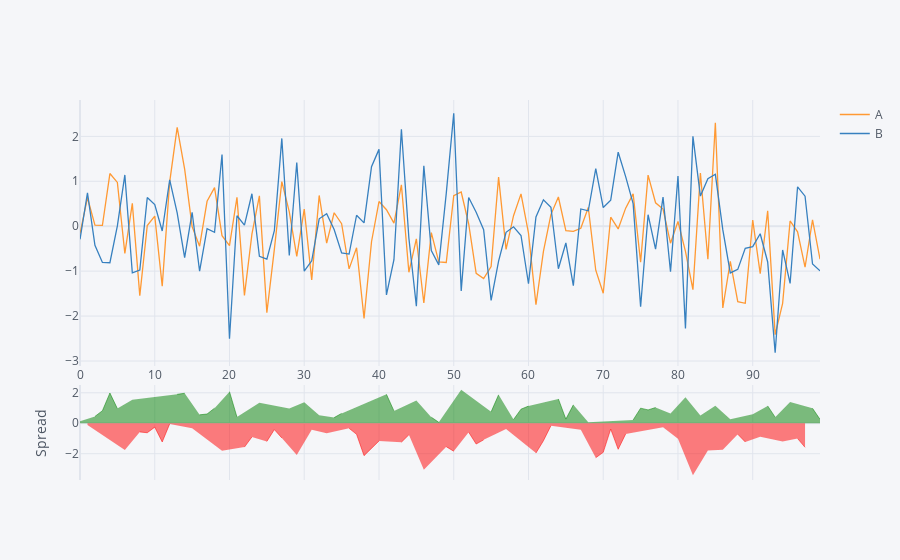

This figure's notebook cell:
### Markdown cell above
## Spread

### Code cell
df[['A','B']].iplot(kind='spread')

### Figure 1 — Plotly figure (JSON) as saved in the notebook; plotly's stock layout.template omitted (floating-point values rounded to 4 significant figures)
{"data": [{"line": {"color": "rgba(255, 153, 51, 1.0)", "dash": "solid", "shape": "linear", "width": 1.3}, "mode": "lines", "name": "A", "text": "", "type": "scatter", "x": [0, 1, 2, 3, 4, 5, 6, 7, 8, 9, 10, 11, 12, 13, 14, 15, 16, 17, 18, 19, 20, 21, 22, 23, 24, 25, 26, 27, 28, 29, 30, 31, 32, 33, 34, 35, 36, 37, 38, 39, 40, 41, 42, 43, 44, 45, 46, 47, 48, 49, 50, 51, 52, 53, 54, 55, 56, 57, 58, 59, 60, 61, 62, 63, 64, 65, 66, 67, 68, 69, 70, 71, 72, 73, 74, 75, 76, 77, 78, 79, 80, 81, 82, 83, 84, 85, 86, 87, 88, 89, 90, 91, 92, 93, 94, 95, 96, 97, 98, 99], "y": [-0.1656, 0.6339, 0.02553, 0.0197, 1.172, 0.9747, -0.605, 0.5086, -1.545, 0.01608, 0.2252, -1.333, 0.9888, 2.198, 1.269, -0.008765, -0.444, 0.5551, 0.8586, -0.2094, -0.4321, 0.6418, -1.539, -0.1767, 0.6745, -1.924, -0.5164, 0.9931, 0.3212, -0.6698, 0.3811, -1.194, 0.6849, -0.3755, 0.2998, 0.0564, -0.9491, -0.48, -2.051, -0.3452, 0.5491, 0.3672, 0.06904, 0.919, -1.025, -0.2794, -1.709, -0.144, -0.7957, -0.8079, 0.679, 0.762, 0.04971, -1.048, -1.164, -0.8988, 1.092, -0.5169, 0.2333, 0.7202, -0.1533, -1.749, -0.5579, 0.2592, 0.6505, -0.09823, -0.114, -0.04711, 0.4179, -0.9794, -1.493, 0.2002, -0.05982, 0.4023, 0.7198, -0.799, 1.136, 0.5213, 0.3829, -0.3782, 0.1048, -0.5591, -1.41, 1.181, -0.7341, 2.303, -1.818, -0.7827, -1.68, -1.716, 0.137, -1.056, 0.344, -2.414, -1.717, 0.1173, -0.125, -0.9131, 0.1418, -0.7325]}, {"line": {"color": "rgba(55, 128, 191, 1.0)", "dash": "solid", "shape": "linear", "width": 1.3}, "mode": "lines", "name": "B", "text": "", "type": "scatter", "x": [0, 1, 2, 3, 4, 5, 6, 7, 8, 9, 10, 11, 12, 13, 14, 15, 16, 17, 18, 19, 20, 21, 22, 23, 24, 25, 26, 27, 28, 29, 30, 31, 32, 33, 34, 35, 36, 37, 38, 39, 40, 41, 42, 43, 44, 45, 46, 47, 48, 49, 50, 51, 52, 53, 54, 55, 56, 57, 58, 59, 60, 61, 62, 63, 64, 65, 66, 67, 68, 69, 70, 71, 72, 73, 74, 75, 76, 77, 78, 79, 80, 81, 82, 83, 84, 85, 86, 87, 88, 89, 90, 91, 92, 93, 94, 95, 96, 97, 98, 99], "y": [-0.2924, 0.7408, -0.4238, -0.8065, -0.8131, 0.007343, 1.141, -1.04, -0.9758, 0.6372, 0.4822, -0.1066, 1.03, 0.2985, -0.7007, 0.31, -0.9991, -0.05349, -0.1355, 1.597, -2.506, 0.2327, 0.02579, 0.7223, -0.6716, -0.7348, -0.1009, 1.954, -0.6513, 1.417, -0.9996, -0.7707, 0.1651, 0.2796, -0.07142, -0.593, -0.6197, 0.2442, 0.07405, 1.323, 1.71, -1.531, -0.7448, 2.158, -0.2675, -1.779, 1.347, -0.543, -0.8601, 0.7317, 2.513, -1.438, 0.6399, 0.3129, -0.07569, -1.649, -0.7763, -0.1348, -0.01362, -0.2065, -1.28, 0.2068, 0.5884, 0.4229, -0.9459, -0.3729, -1.323, 0.3843, 0.344, 1.281, 0.4153, 0.5806, 1.648, 1.105, 0.5021, -1.792, 0.2565, -0.5106, 0.6481, -1.015, 1.116, -2.273, 2.0, 0.6706, 1.057, 1.156, -0.0817, -1.04, -0.9606, -0.4916, -0.4538, -0.1673, -0.7956, -2.815, -0.5282, -1.274, 0.8773, 0.6681, -0.8403, -0.9939]}, {"connectgaps": false, "fill": "tozeroy", "line": {"color": "green", "dash": "solid", "shape": "linear", "width": 0.5}, "mode": "lines", "name": "Spread", "showlegend": false, "type": "scatter", "x": [0, 1, 2, 3, 4, 5, 6, 7, 8, 9, 10, 11, 12, 13, 14, 15, 16, 17, 18, 19, 20, 21, 22, 23, 24, 25, 26, 27, 28, 29, 30, 31, 32, 33, 34, 35, 36, 37, 38, 39, 40, 41, 42, 43, 44, 45, 46, 47, 48, 49, 50, 51, 52, 53, 54, 55, 56, 57, 58, 59, 60, 61, 62, 63, 64, 65, 66, 67, 68, 69, 70, 71, 72, 73, 74, 75, 76, 77, 78, 79, 80, 81, 82, 83, 84, 85, 86, 87, 88, 89, 90, 91, 92, 93, 94, 95, 96, 97, 98, 99], "xaxis": "x2", "y": [0.1269, "", 0.4493, 0.8262, 1.985, 0.9674, "", 1.548, "", "", "", "", "", 1.9, 1.97, "", 0.5551, 0.6086, 0.9941, "", 2.074, 0.4092, "", "", 1.346, "", "", "", 0.9725, "", 1.381, "", 0.5198, "", 0.3712, 0.6494, "", "", "", "", "", 1.898, 0.8139, "", "", 1.5, "", 0.399, 0.06443, "", "", 2.2, "", "", "", 0.7504, 1.868, "", 0.2469, 0.9267, 1.127, "", "", "", 1.596, 0.2747, 1.209, "", 0.07394, "", "", "", "", "", 0.2177, 0.9926, 0.8795, 1.032, "", 0.6365, "", 1.714, "", 0.5104, "", 1.147, "", 0.2574, "", "", 0.5908, "", 1.14, 0.4014, "", 1.391, "", "", 0.9821, 0.2614], "yaxis": "y2"}, {"connectgaps": false, "fill": "tozeroy", "line": {"color": "red", "dash": "solid", "shape": "linear", "width": 0.5}, "mode": "lines", "name": "Spread", "showlegend": false, "type": "scatter", "x": [0, 1, 2, 3, 4, 5, 6, 7, 8, 9, 10, 11, 12, 13, 14, 15, 16, 17, 18, 19, 20, 21, 22, 23, 24, 25, 26, 27, 28, 29, 30, 31, 32, 33, 34, 35, 36, 37, 38, 39, 40, 41, 42, 43, 44, 45, 46, 47, 48, 49, 50, 51, 52, 53, 54, 55, 56, 57, 58, 59, 60, 61, 62, 63, 64, 65, 66, 67, 68, 69, 70, 71, 72, 73, 74, 75, 76, 77, 78, 79, 80, 81, 82, 83, 84, 85, 86, 87, 88, 89, 90, 91, 92, 93, 94, 95, 96, 97, 98, 99], "xaxis": "x2", "y": ["", -0.1068, "", "", "", "", -1.746, "", -0.5697, -0.6211, -0.2571, -1.227, -0.04168, "", "", -0.3188, "", "", "", -1.807, "", "", -1.564, -0.899, "", -1.19, -0.4155, -0.9609, "", -2.086, "", -0.4237, "", -0.655, "", "", -0.3295, -0.7241, -2.125, -1.668, -1.161, "", "", -1.239, -0.757, "", -3.056, "", "", -1.54, -1.834, "", -0.5902, -1.361, -1.088, "", "", -0.3821, "", "", "", -1.955, -1.146, -0.1637, "", "", "", -0.4314, "", -2.26, -1.908, -0.3804, -1.707, -0.7024, "", "", "", "", -0.2652, "", -1.011, "", -3.41, "", -1.792, "", -1.736, "", -0.7199, -1.224, "", -0.8889, "", "", -1.189, "", -1.002, -1.581, "", ""], "yaxis": "y2"}], "layout": {"hovermode": "x", "legend": {"bgcolor": "#F5F6F9", "font": {"color": "#4D5663"}}, "paper_bgcolor": "#F5F6F9", "plot_bgcolor": "#F5F6F9", "title": {"font": {"color": "#4D5663"}}, "xaxis": {"gridcolor": "#E1E5ED", "showgrid": true, "tickfont": {"color": "#4D5663"}, "title": {"font": {"color": "#4D5663"}, "text": ""}, "zerolinecolor": "#E1E5ED"}, "xaxis2": {"anchor": "y2", "gridcolor": "#E1E5ED", "showgrid": true, "showticklabels": false, "tickfont": {"color": "#4D5663"}, "title": {"font": {"color": "#4D5663"}, "text": ""}, "zerolinecolor": "#E1E5ED"}, "yaxis": {"domain": [0.3, 1], "gridcolor": "#E1E5ED", "showgrid": true, "tickfont": {"color": "#4D5663"}, "title": {"font": {"color": "#4D5663"}, "text": ""}, "zerolinecolor": "#E1E5ED"}, "yaxis2": {"domain": [0, 0.25], "gridcolor": "#E1E5ED", "showgrid": true, "tickfont": {"color": "#4D5663"}, "title": {"font": {"color": "#4D5663"}, "text": "Spread"}, "zerolinecolor": "#E1E5ED"}}}
